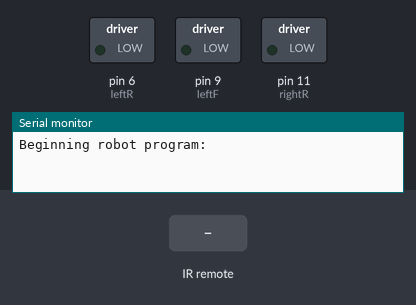
The sketch below on a simulated Arduino Uno, built with avr-gcc and run on an emulated ATmega328P. On the bench: switched loads named in the sketch (green lamp = pin HIGH), the last lines printed to the serial monitor. The test bench sets the inputs (shaded band).

Above: at 1.2 s.
1.3 s: infrared code 0x20FE4DBB received
At 1.6 s:
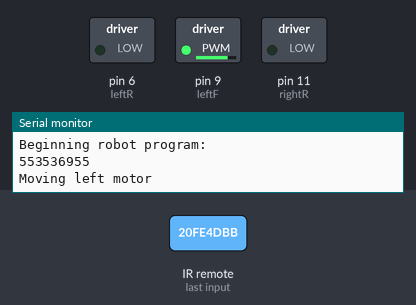
2.8 s: infrared code 0x52A3D41F received
At 3.9 s:
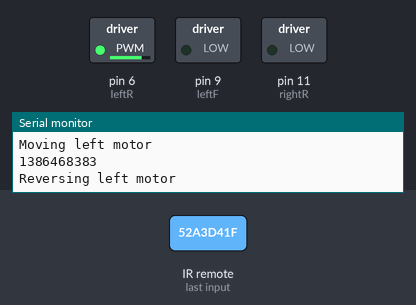
4.3 s: infrared code 0xFF6897 received
At 5.1 s:
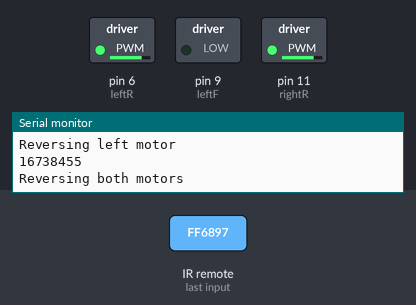
5.8 s: infrared code 0xD7E84B1B received
At 6.2 s:
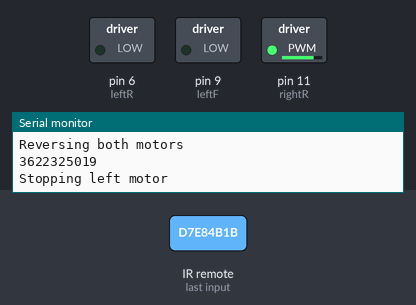
7.3 s: infrared code 0x20FE4DBB received
At 8.5 s:
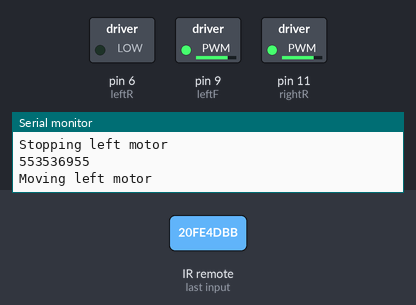
Timing chart, 0 to 9.8 s (numbered marks = the images above; inputs shaded):
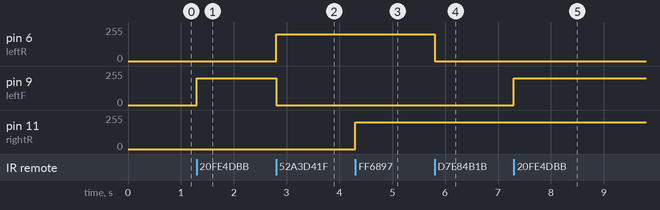

Measured:
- after the input at 1.3 s, pin 9 (leftF): 0/255 → 200/255 at once
- after the input at 2.8 s, pin 6 (leftR): 0/255 → 200/255 at once; pin 9 (leftF): 200/255 → 0/255 at once
- after the input at 4.3 s, pin 11 (rightR): 0/255 → 200/255 at once
- after the input at 5.8 s, pin 6 (leftR): 200/255 → 0/255 at once
- after the input at 7.3 s, pin 9 (leftF): 0/255 → 200/255 at once

The sketch:

irBOTv2.ino
```cpp
#include <IRremote.h>

int leftR = 6; // Right motor control 1 connected to pin 6
int leftF = 9; // Right motor control 2 connected to pin 9
int rightF = 10; // Left motor control 1 connected to pin 10
int rightR = 11; // Left motor control 2 connected to pin 11

int IRpin = 10; //sets up IR
IRrecv irrecv(IRpin);
decode_results results;

void setup(){
  Serial.begin(9600); //Starts the serial, allowing for debug outputs
  Serial.println("Beginning robot program:");
  irrecv.enableIRIn(); //enables the IR
  pinMode(leftR, OUTPUT);
  pinMode(leftF, OUTPUT);
  pinMode(rightR, OUTPUT);
  pinMode(rightF, OUTPUT);
}

void loop(){
  if(irrecv.decode(&results)){
      Serial.println(results.value, DEC);
      irrecv.resume();   // allows the IR to recieve the next value
  }

  if(results.value == 553536955){ //moves left motor
    results.value = 0;
    Serial.println("Moving left motor");
    analogWrite(leftF, 200);
    digitalWrite(leftR, LOW);
  }
  if(results.value == 3622325019){ //stops left motor
    results.value = 0;
    Serial.println("Stopping left motor");
    digitalWrite(leftF,LOW);
    digitalWrite(leftR, LOW);
  }
  if(results.value == 1386468383){ //revs left motor
    results.value = 0;
    Serial.println("Reversing left motor");
    digitalWrite(leftF, LOW);
    analogWrite(leftR, 200);
  }
  if(results.value == 16734885){ //moves right motor
    results.value = 0;
    Serial.println("Moving right motor");
    analogWrite(rightF, 200);
    digitalWrite(rightR, LOW);
  }
  if(results.value == 16726215){ //stops right motor
    results.value = 0;
    Serial.println("Stopping right motor");
    digitalWrite(rightF, LOW);
    digitalWrite(rightR, LOW);
  }
  if(results.value == 16716015){ //revs right motor
    results.value = 0;
    Serial.println("Reversing right motor");
    analogWrite(leftR, 200);
    digitalWrite(leftF, LOW);
  }
  if(results.value == 16756815){ //moves both motors
    results.value = 0;
    Serial.println("Moving both motors");
    analogWrite(leftF, 200);
    analogWrite(rightF, 200);
    digitalWrite(leftR, LOW);
    digitalWrite(rightR, LOW);
  }
  if(results.value == 16750695){ //stops both motors
    results.value = 0;
    Serial.println("Stopping both motors");
    digitalWrite(leftF, LOW);
    digitalWrite(leftR, LOW);
    digitalWrite(rightR, LOW);
    digitalWrite(rightF, LOW);
  }
  if(results.value == 16738455){ //revs both motors
    results.value = 0;
    Serial.println("Reversing both motors");
    analogWrite(leftR, 200);
    analogWrite(rightR, 200);
    digitalWrite(rightF, LOW);
    digitalWrite(leftF, LOW);
  }
}

//POWR=16753245 MODE=16736925 MUTE=16769565
//PLAY=16720605 BACK=16712445 FWRD=16761405
//EQZR=16769055 MNUS=16754775 PLUS=16748655
//ZERO=16738455 SWCH=16750695 U/SD=16756815
//OONE=16724175 TTWO=16718055 THRE=16743045
//FOUR=16716015 FIVE=16726215 SSIX=16734885
//SEVN=16728765 EIGH=16730805 NINE=16732845

//BEFORE= 4294967295
```
